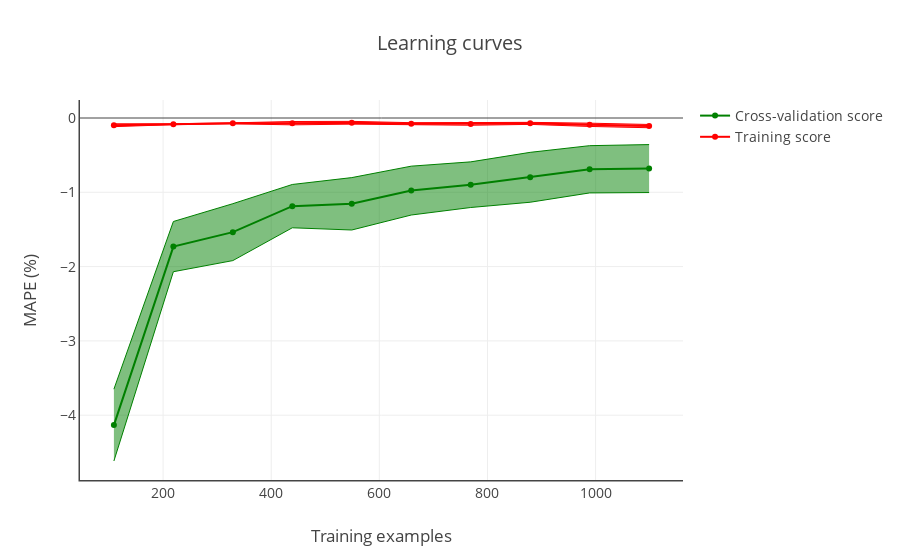

Here is the notebook cell this chart was saved with:
### Code cell
learning_curves = plot_learning_curve(
    estimator=pipeline_full,
    X=X_train,
    y=y_train,
    scoring=mape_scorer,
    cv=5,
    train_sizes=np.linspace(.1, 1.0, 10),
    n_jobs=-1,
    title='Learning curves',
    xtitle='Training examples',
    ytitle='MAPE (%)')

py.iplot(learning_curves, filename='mvc/learning_curves')

### Figure 1 — Plotly figure (JSON) as saved in the notebook; plotly's stock layout.template omitted (floating-point values rounded to 4 significant figures)
{"data": [{"marker": {"color": "red"}, "name": "Training score", "type": "scatter", "x": [109, 219, 329, 439, 549, 659, 769, 879, 989, 1099], "y": [-0.09707, -0.08378, -0.07162, -0.0696, -0.0638, -0.07875, -0.07946, -0.07216, -0.09149, -0.1091]}, {"line": {"color": "red", "width": 1}, "mode": "lines", "showlegend": false, "type": "scatter", "x": [109, 219, 329, 439, 549, 659, 769, 879, 989, 1099], "y": [-0.07779, -0.07811, -0.06513, -0.04717, -0.04525, -0.06292, -0.06143, -0.05838, -0.06937, -0.08712]}, {"fill": "tonexty", "line": {"color": "red", "width": 1}, "mode": "lines", "showlegend": false, "type": "scatter", "x": [109, 219, 329, 439, 549, 659, 769, 879, 989, 1099], "y": [-0.1164, -0.08944, -0.07812, -0.09202, -0.08236, -0.09458, -0.0975, -0.08593, -0.1136, -0.131]}, {"marker": {"color": "green"}, "name": "Cross-validation score", "type": "scatter", "x": [109, 219, 329, 439, 549, 659, 769, 879, 989, 1099], "y": [-4.133, -1.731, -1.536, -1.186, -1.155, -0.9771, -0.8975, -0.7979, -0.6903, -0.6805]}, {"line": {"color": "green", "width": 1}, "mode": "lines", "showlegend": false, "type": "scatter", "x": [109, 219, 329, 439, 549, 659, 769, 879, 989, 1099], "y": [-3.65, -1.393, -1.153, -0.8945, -0.802, -0.6483, -0.5903, -0.4622, -0.3723, -0.3576]}, {"fill": "tonexty", "line": {"color": "green", "width": 1}, "mode": "lines", "showlegend": false, "type": "scatter", "x": [109, 219, 329, 439, 549, 659, 769, 879, 989, 1099], "y": [-4.617, -2.069, -1.919, -1.478, -1.507, -1.306, -1.205, -1.134, -1.008, -1.003]}], "layout": {"font": {"size": 14}, "hovermode": "closest", "title": "Learning curves", "xaxis": {"linewidth": 1.5, "showline": true, "title": "Training examples"}, "yaxis": {"linewidth": 1.5, "showline": true, "title": "MAPE (%)"}}}
